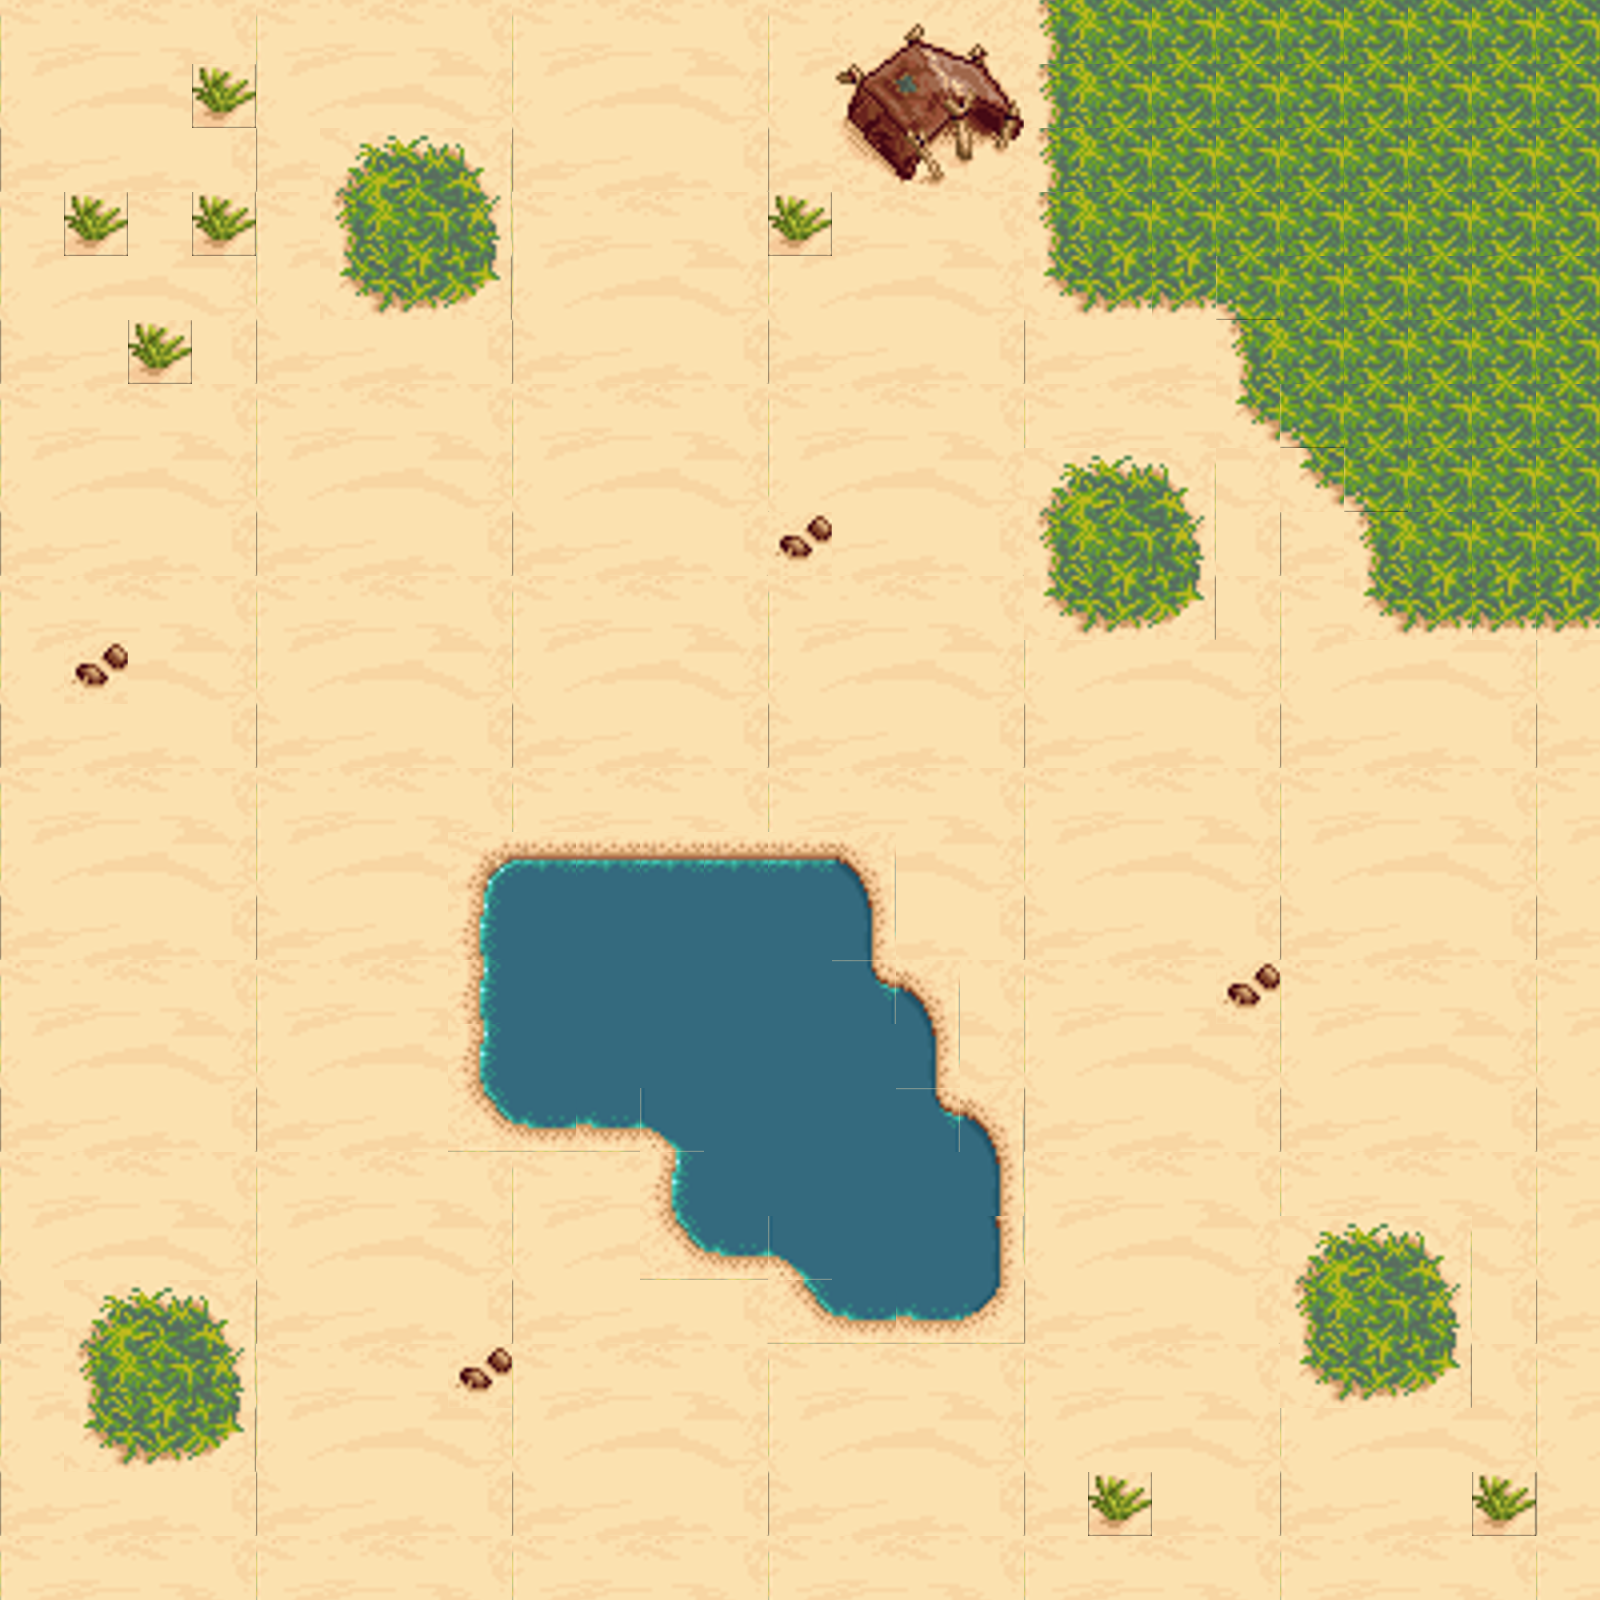

The image is a tile-based game level rendered from a .tmx file. Its description and source (layers, tilesets, objects; grid data summarised) follow:
An orthogonal 25x25 tile map with 64x64 px tiles, 2 tile layers (background, collision), 6 tilesets and 2 objects.

<map version="1.0" orientation="orthogonal" width="25" height="25" tilewidth="64" tileheight="64">
 <tileset firstgid="1" name="testplayersheet" tilewidth="64" tileheight="64">
  <tileoffset x="5" y="5" />
  <image source="../images/testplayersheet.png" width="192" height="128" />
  <tile id="0">
   <properties>
    <property name="Class" value="Player" />
    <property name="bullets" value="20" />
   </properties>
  </tile>
 </tileset>
 <tileset firstgid="7" name="testenemysheet" tilewidth="64" tileheight="64">
  <tileoffset x="5" y="5" />
  <image source="../images/testenemysheet.png" width="128" height="128" />
  <tile id="0">
   <properties>
    <property name="Class" value="Enemy" />
   </properties>
  </tile>
 </tileset>
 <tileset firstgid="11" name="WallSet64" tilewidth="64" tileheight="64">
  <image source="../images/WallSet64.png" width="256" height="256" />
 </tileset>
 <tileset firstgid="27" name="cave64" tilewidth="64" tileheight="64">
  <image source="../images/cave64.png" width="1024" height="1344" />
 </tileset>
 <tileset firstgid="363" name="desert64" tilewidth="64" tileheight="64">
  <image source="../images/desert64.png" width="832" height="1536" />
 </tileset>
 <tileset firstgid="675" name="boss" tilewidth="256" tileheight="256">
  <image source="../images/boss.png" width="256" height="256" />
  <tile id="0">
   <properties>
    <property name="Class" value="Enemy" />
    <property name="asset" value="boss.png" />
    <property name="hp" value="100" />
   </properties>
  </tile>
 </tileset>
 <layer name="background" width="25" height="25">
  <data>[625 cells, 625 non-empty, 24 distinct tile ids]</data>
 </layer>
 <layer name="collision" width="25" height="25">
  <properties>
   <property name="collision" value="true" />
  </properties>
  <data>[625 cells, 68 non-empty, 21 distinct tile ids]</data>
 </layer>
 <objectgroup name="sprites" width="25" height="25">
  <object gid="1" x="132" y="1408" />
  <object gid="675" x="1311" y="973" />
 </objectgroup>
</map>